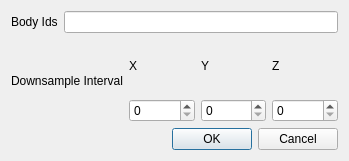
<?xml version="1.0" encoding="UTF-8"?>
<ui version="4.0">
 <class>FlyEmBodyIdDialog</class>
 <widget class="QDialog" name="FlyEmBodyIdDialog">
  <property name="windowModality">
   <enum>Qt::WindowModal</enum>
  </property>
  <property name="geometry">
   <rect>
    <x>0</x>
    <y>0</y>
    <width>349</width>
    <height>161</height>
   </rect>
  </property>
  <property name="windowTitle">
   <string>Body Ids</string>
  </property>
  <layout class="QVBoxLayout" name="verticalLayout_4">
   <item>
    <layout class="QHBoxLayout" name="horizontalLayout">
     <item>
      <widget class="QLabel" name="label">
       <property name="text">
        <string>Body Ids</string>
       </property>
      </widget>
     </item>
     <item>
      <widget class="QLineEdit" name="bodyIdLineEdit"/>
     </item>
    </layout>
   </item>
   <item>
    <layout class="QHBoxLayout" name="horizontalLayout_2">
     <item>
      <widget class="QLabel" name="label_2">
       <property name="text">
        <string>Downsample Interval</string>
       </property>
      </widget>
     </item>
     <item>
      <layout class="QVBoxLayout" name="verticalLayout">
       <item>
        <widget class="QLabel" name="label_3">
         <property name="text">
          <string>X</string>
         </property>
        </widget>
       </item>
       <item>
        <widget class="QSpinBox" name="xDsSpinBox"/>
       </item>
      </layout>
     </item>
     <item>
      <layout class="QVBoxLayout" name="verticalLayout_2">
       <item>
        <widget class="QLabel" name="label_4">
         <property name="text">
          <string>Y</string>
         </property>
        </widget>
       </item>
       <item>
        <widget class="QSpinBox" name="yDsSpinBox"/>
       </item>
      </layout>
     </item>
     <item>
      <layout class="QVBoxLayout" name="verticalLayout_3">
       <item>
        <widget class="QLabel" name="label_5">
         <property name="text">
          <string>Z</string>
         </property>
        </widget>
       </item>
       <item>
        <widget class="QSpinBox" name="zDsSpinBox"/>
       </item>
      </layout>
     </item>
    </layout>
   </item>
   <item>
    <widget class="QDialogButtonBox" name="buttonBox">
     <property name="orientation">
      <enum>Qt::Horizontal</enum>
     </property>
     <property name="standardButtons">
      <set>QDialogButtonBox::Cancel|QDialogButtonBox::Ok</set>
     </property>
    </widget>
   </item>
  </layout>
 </widget>
 <resources/>
 <connections>
  <connection>
   <sender>buttonBox</sender>
   <signal>accepted()</signal>
   <receiver>FlyEmBodyIdDialog</receiver>
   <slot>accept()</slot>
   <hints>
    <hint type="sourcelabel">
     <x>248</x>
     <y>254</y>
    </hint>
    <hint type="destinationlabel">
     <x>157</x>
     <y>274</y>
    </hint>
   </hints>
  </connection>
  <connection>
   <sender>buttonBox</sender>
   <signal>rejected()</signal>
   <receiver>FlyEmBodyIdDialog</receiver>
   <slot>reject()</slot>
   <hints>
    <hint type="sourcelabel">
     <x>316</x>
     <y>260</y>
    </hint>
    <hint type="destinationlabel">
     <x>286</x>
     <y>274</y>
    </hint>
   </hints>
  </connection>
 </connections>
</ui>
